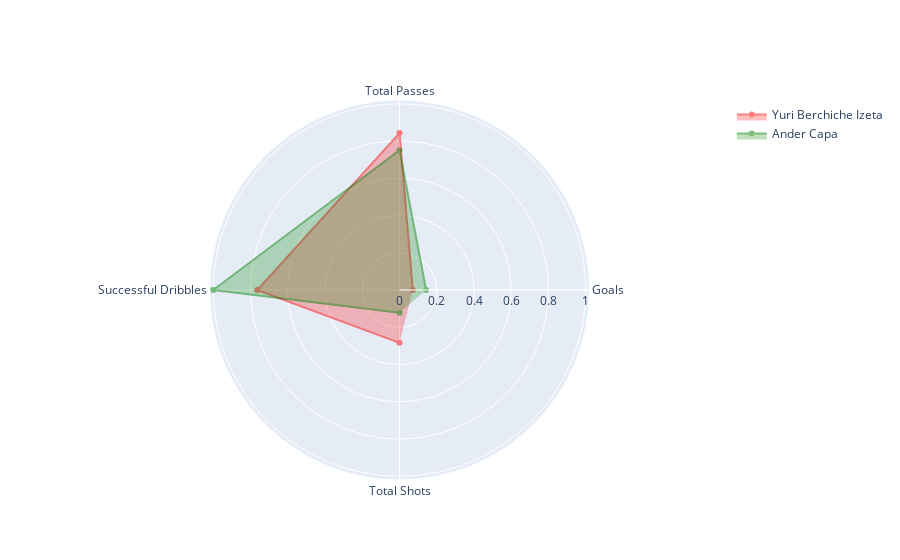

Notebook source saved alongside this figure:
### Code cell
compare_players(players_stats,["Yuri Berchiche Izeta","Ander Capa"] ,["Goals", 'Total Passes', 'Successful Dribbles', 'Total Shots'],"red","green")

### Figure 1 — Plotly figure (JSON) as saved in the notebook; plotly's stock layout.template omitted (floating-point values rounded to 4 significant figures)
{"data": [{"fill": "toself", "marker": {"color": "red", "line": {"color": "red"}}, "name": "Yuri Berchiche Izeta", "opacity": 0.5, "r": [0.07143, 0.8426, 0.7636, 0.2838], "theta": ["Goals", "Total Passes", "Successful Dribbles", "Total Shots"], "type": "scatterpolar"}, {"fill": "toself", "marker": {"color": "green", "line": {"color": "green"}}, "name": "Ander Capa", "opacity": 0.5, "r": [0.1429, 0.75, 1.0, 0.1216], "theta": ["Goals", "Total Passes", "Successful Dribbles", "Total Shots"], "type": "scatterpolar"}], "layout": {"polar": {"radialaxis": {"visible": true}}}}
